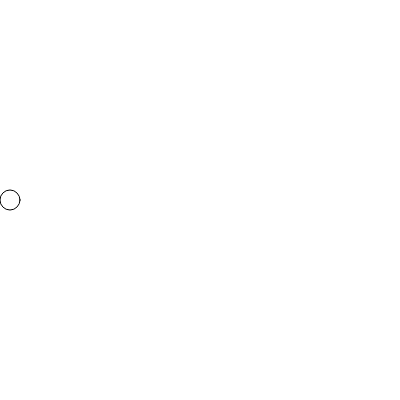
Frame 1 (no input)
Frame 60 (no input): identical to frame 1, image omitted
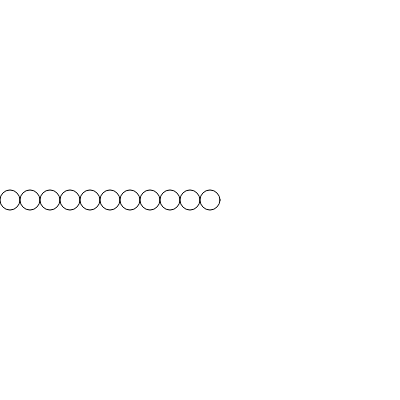
Frame 120 (the mouse pressed at the canvas centre since frame 60)

The p5.js sketch that drew these frames (run headless with seeded random() and noise() and a simulated clock; from frame 60 on, the mouse is pressed at the canvas centre):

// p5.js sketch
// ── sketch.js
function setup()
{
    createCanvas(400,400);
}
function draw()
{
    background(255);
    let circlePos =0
    while (mouseX >= circlePos)
    {

        circle(circlePos+10,200 ,20)
        circlePos += 20;
        
    }
    
    
    
}
